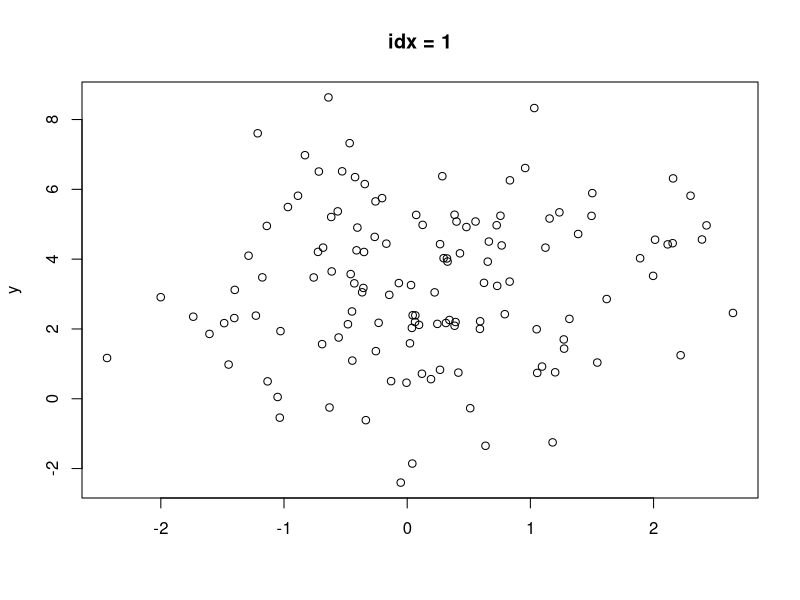
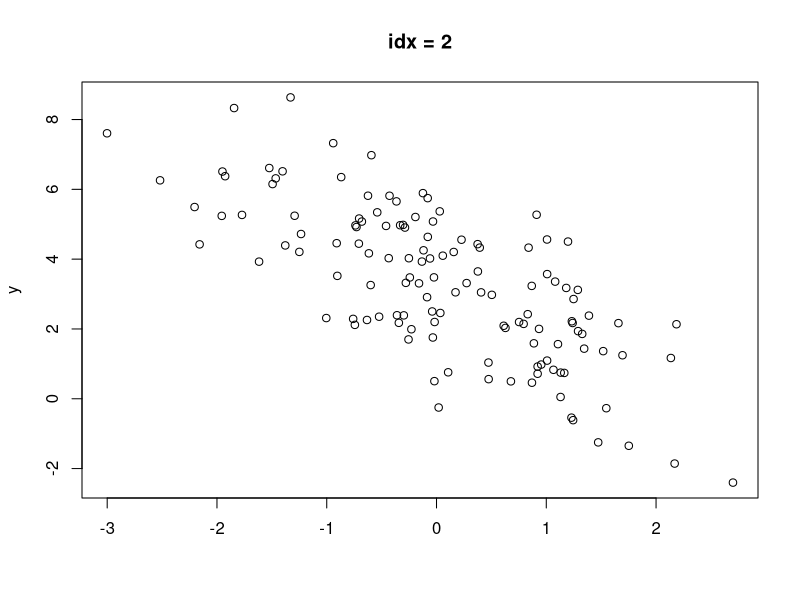
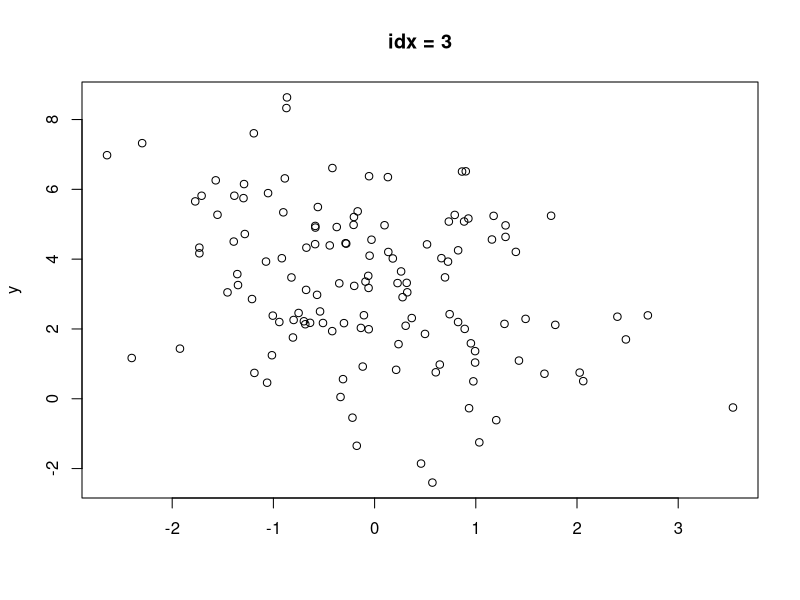
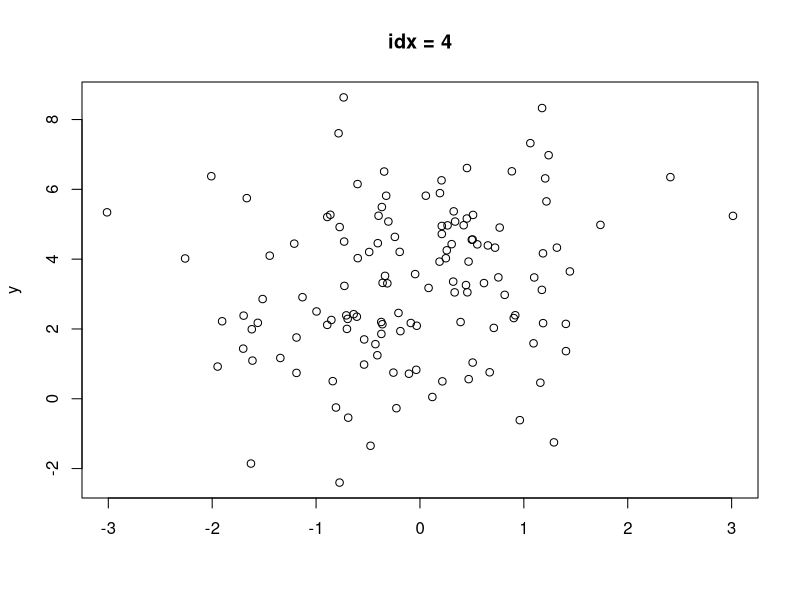
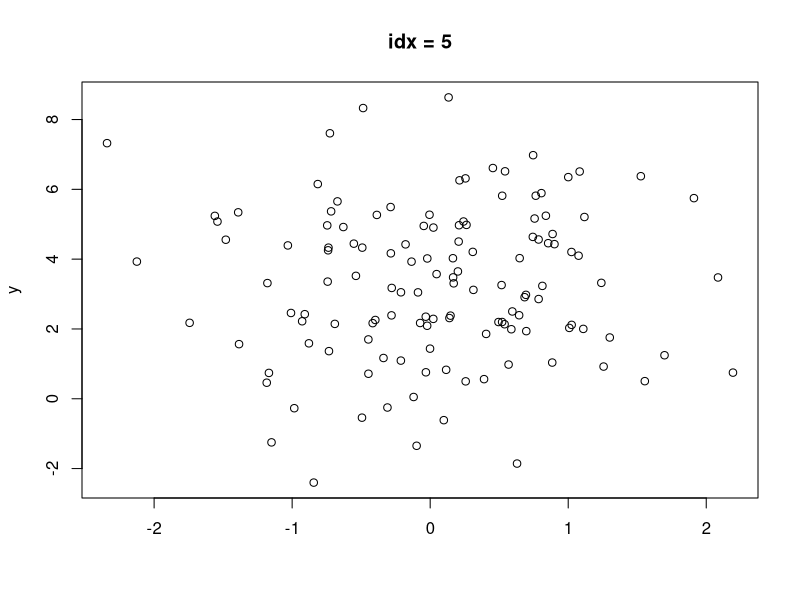
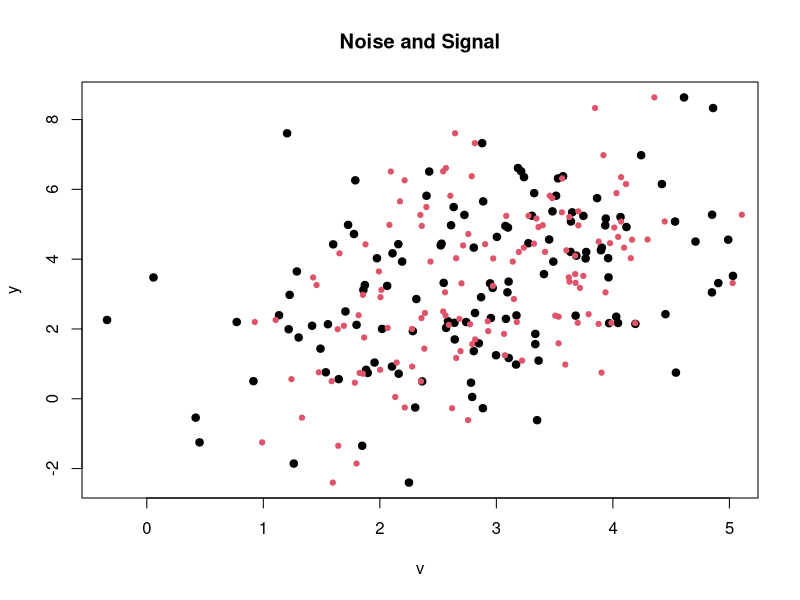

Recreate these plots in R, in order.
mer = function(y, w, v, prior=NULL, maxiter=500, tol=1e-4, n_grid=1e3)
{
  # Fit yi = Wi*beta + gamma*xi where vi~N(xi, sig2v)
  # Main point : order of the optimization
  
  N = length(y)
  D = ncol(w)
  W = cbind(1,w)
  WtW = crossprod(W)
  
  # Hyperparameters
  if (is.null(prior))
  {
    sig2v = sd(v)
    sig2beta = sig2gam = sig2mu = 100
    axi = bxi = asig = bsig = 1e-3
  }
  else
  {
    sig2v = prior$sig2v
    sig2beta = prior$sig2beta
    sig2gam = prior$sig2gam
    sig2mu = prior$sig2mu
    axi = prior$axi
    bxi = prior$bxi
    asig = prior$asig
    bsig = prior$bsig
  }
  
  # Initialize variational parameters
  mubeta.q = solve(crossprod(W))%*%t(W)%*%y
  ex = v
  varx = var(v)
  axitl = axi + (N/2)
  asigtl = asig + (N/2)
  xi.ratio = axi/bxi
  sig.ratio = asig/bsig
  mutl = mean(v)
  gamtl = 0
  sig2gamtl = 100
  
  # Update as
  for (iter in 1:maxiter)
  {
    mubeta.q.old = mubeta.q
    ex.old = ex
    
    # beta
    sigbeta.q = solve(diag(rep(sig2beta,D+1)) + sig.ratio*WtW)
    mubeta.q = sig.ratio*sigbeta.q%*%t(W)%*%(y-gamtl*ex)
    mubeta.q = drop(mubeta.q)
    
    # gamma
    sig2gamtl = 1/(1/sig2gam+sig.ratio*sum(ex^2+varx))
    gamtl = sig2gamtl*sig.ratio*sum(ex*(y-W%*%mubeta.q))
    
    # mu
    sig2mutl = 1/(N*xi.ratio+1/sig2mu)
    mutl = sig2mutl*xi.ratio*sum(ex)
    
    # xi
    bxitl = bxi + 0.5*(sum((ex-mutl)^2)+sum(varx)+N*sig2mutl)
    xi.ratio = axitl/bxitl
    
    # denoised value
    varx = 1/(xi.ratio+(1/sig2v)+sig.ratio*(gamtl^2+sig2gamtl))
    ex = varx*(xi.ratio*mutl + v/sig2v + sig.ratio*gamtl*(y-W%*%mubeta.q))
    ex = drop(ex)
    
    # sigma
    bsigtl = bsig + 0.5*(sum((y-W%*%mubeta.q-gamtl*ex)^2)+sum(diag(WtW%*%sigbeta.q))+sum(ex^2+varx)*sig2gamtl+N*gamtl^2*varx)
    sig.ratio = asigtl/bsigtl
    
    # Convergence
    mse1 = sqrt(mean((mubeta.q-mubeta.q.old)^2))
    mse2 = sqrt(mean((ex-ex.old)^2))
    if (mse1<tol & mse2<tol) {
      break
    } else {
      cat("\nbeta :", mse1, "\tx :", mse2)
    }
  }
  browser()
}

# y = wb + f(x)
set.seed(10)
N = 130; D = 5
beta = rnorm(D+1)
gam = 1.1
RR = 0.7
xi2 = 0.9
sig2v = xi2/RR-xi2
mux = 3
x = rnorm(N, mux, sqrt(xi2))
v = rnorm(N, x, sqrt(sig2v))
w = matrix(rnorm(N*D), N,D)
y = cbind(1,w)%*%beta + gam*x + rnorm(N)
for (idx in 1:D) plot(w[,idx],y,main=paste("idx =",idx),xlab="")
plot(v,y,main="Noise and Signal",pch=19)
points(x,y,cex=0.7,col=2,pch=19)
result = mer(y,w,x)
